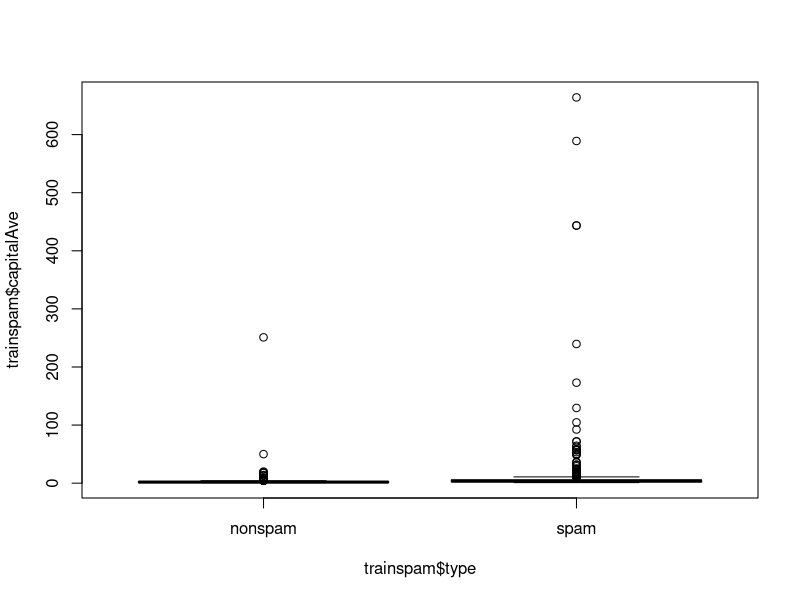
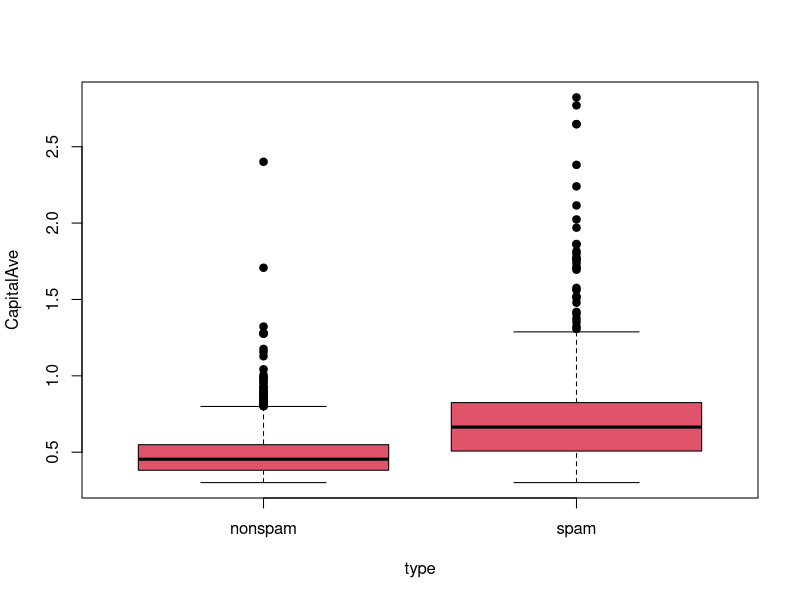
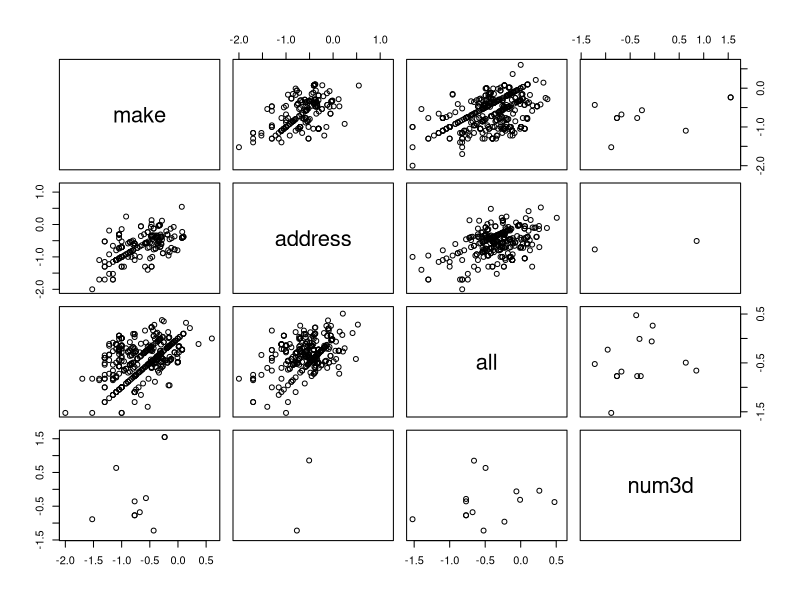
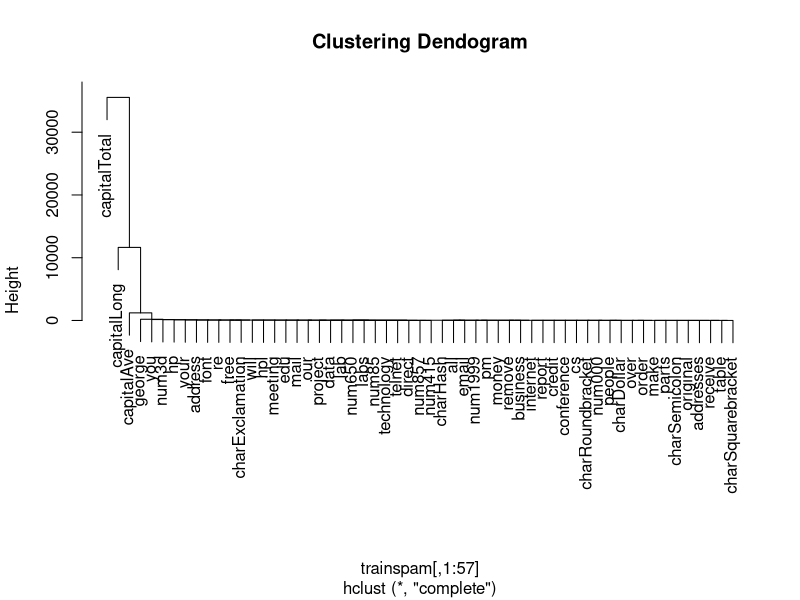
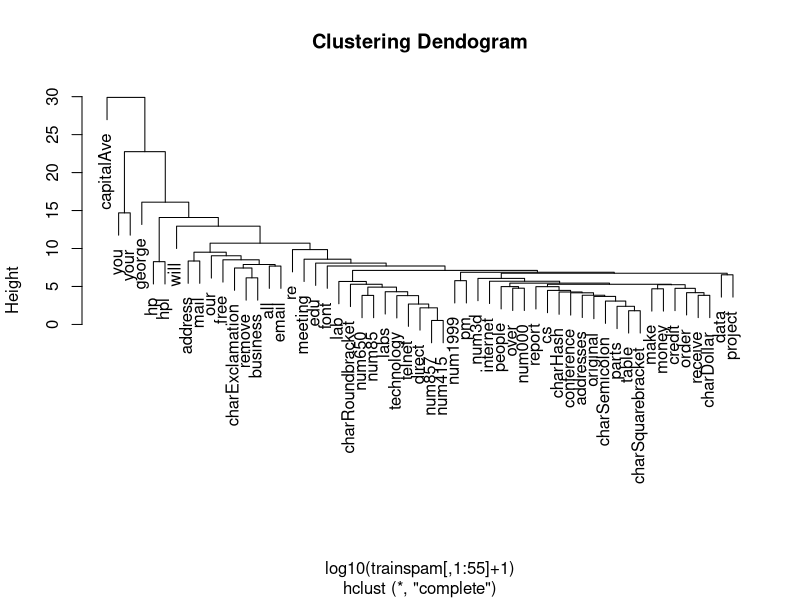

The R script that drew these images, in order:
## ---- chunk 1
knitr::opts_chunk$set(echo = TRUE)
## ---- chunk 2
	library(kernlab)
	data(spam)
## ---- chunk 3
	set.seed(3435)
	trainIn <- rbinom(4061, size=1, prob=0.5)	
	table(trainIn)
## ---- chunk 4
	trainspam <- spam[trainIn==1,]
	testspam <- spam[trainIn==0,]
## ---- chunk 5
	names(trainspam)
	head(trainspam)
	table(trainspam$type)
## ---- chunk 6
	plot(trainspam$capitalAve ~ trainspam$type)
## ---- chunk 7
  plot(log10(trainspam$capitalAve + 1) ~ trainspam$type, pch=19,
		col=trainspam$type,xlab="type",ylab="CapitalAve")
## ---- chunk 8
  plot(log10(trainspam[,1:4]))
## ---- chunk 9
	hcluster <- hclust(dist(t(trainspam[, 1:57])))
	plot(hcluster,xlab="trainspam[,1:57]",ylab="Height",
		main="Clustering Dendogram")
## ---- chunk 10
	hcupdate <- hclust(dist(t(log10(trainspam[ , 1:55] + 1))))
	plot(hcupdate,xlab="log10(trainspam[,1:55]+1)",ylab="Height",
		main="Clustering Dendogram")
## ---- chunk 11
	trainspam$numType <- as.numeric(trainspam$type) - 1
	cvError <- rep(NA,55)
	costfunction <- function(x, y) sum(x != (y > 0.5))
	library(boot)
	for (i in 1:55) {
		lmformula = reformulate(names(trainspam)[i],response="numType")
		glmFit = glm(lmformula, family = "binomial" , data = trainspam)
		cvError[i] = cv.glm(trainspam, glmFit, costfunction, 2)$delta[2]
	}
## ---- chunk 12
	pred <- names(trainspam)[which.min(cvError)]
	print(pred)
## ---- chunk 13
	predictModel <- glm(numType ~ charDollar, family="binomial", data=trainspam)
## ---- chunk 14
	predictionTest <- predict(predictModel, testspam)
	predictspam <- rep("nonspam",nrow(testspam))
## ---- chunk 15
	predictspam[predictModel$fitted > 0.5] = "spam"
	predictTable <- table(predictspam , testspam$type)
## ---- chunk 16
	error = (predictTable[1,2]+predictTable[2,1])/sum(predictTable)
	sprintf("Error percentage in the Model is %f ",error*100)
